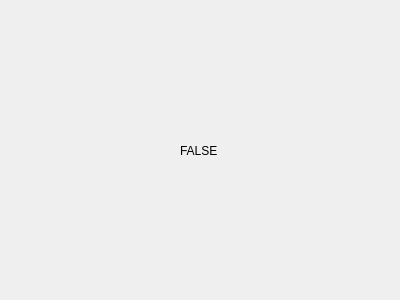
<?xml version="1.0" encoding="UTF-8"?>
<ui version="4.0">
 <class>False</class>
 <widget class="QDialog" name="False">
  <property name="geometry">
   <rect>
    <x>0</x>
    <y>0</y>
    <width>400</width>
    <height>300</height>
   </rect>
  </property>
  <property name="windowTitle">
   <string>Dialog</string>
  </property>
  <widget class="QLabel" name="label">
   <property name="geometry">
    <rect>
     <x>180</x>
     <y>90</y>
     <width>200</width>
     <height>121</height>
    </rect>
   </property>
   <property name="text">
    <string>FALSE</string>
   </property>
  </widget>
 </widget>
 <resources/>
 <connections/>
</ui>
